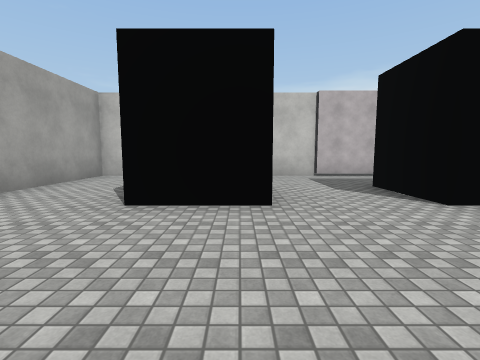
View 1 (above)

23 first-person views from a walk through a 3-D level made in the Unity game engine. The camera is 1.4 m above the floor, tilts 6° down and sees 85° across. The floor is counted in squares, 2 m on a side. Each view is taken from the middle of a square. On the plan, view 1 faces up. The plan holds only what a view shows up to about 9 squares ahead; the rest is blank. The place goes on beyond the plan. The player character is not drawn. Surface patterns are stand-ins for the level's own textures.

View 2
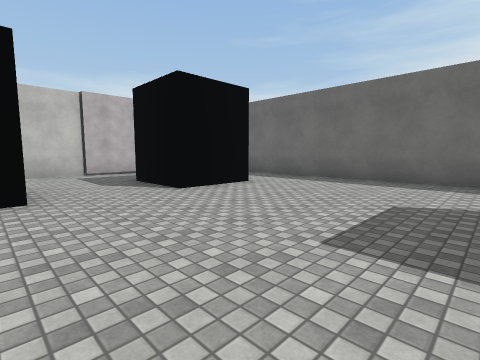

View 3
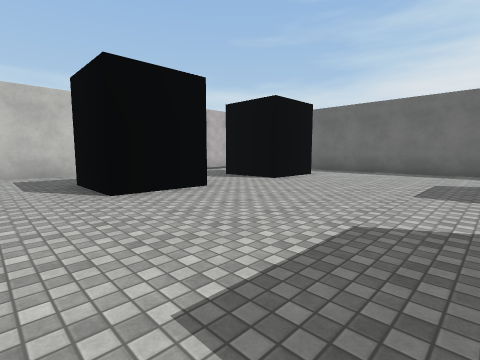

View 4
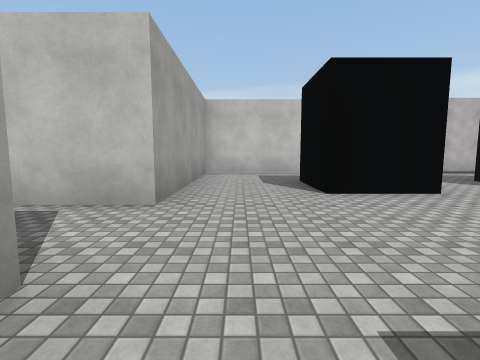

View 5
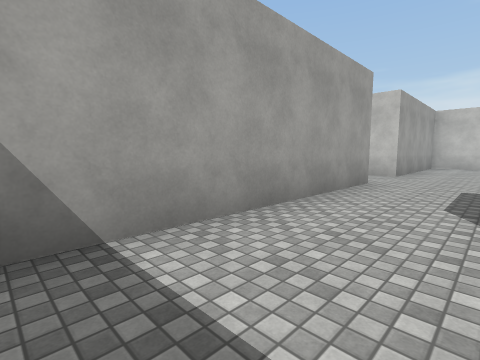

View 6
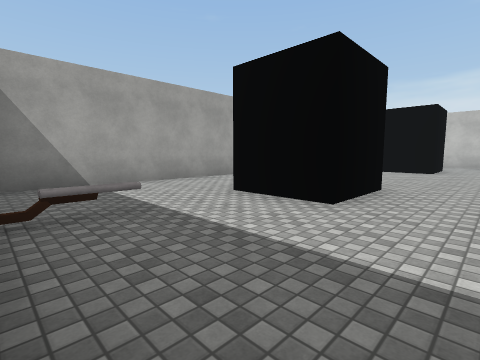

View 7
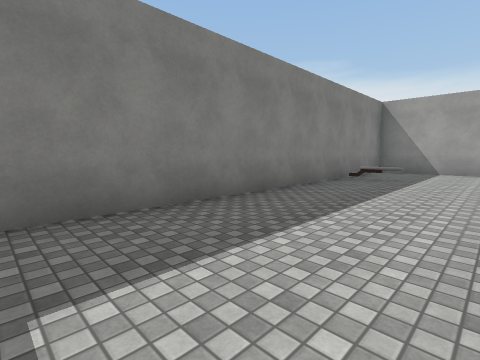

View 8
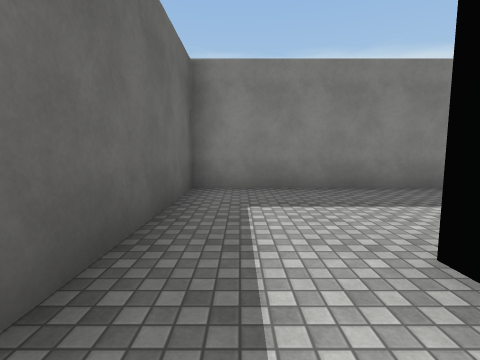

View 9
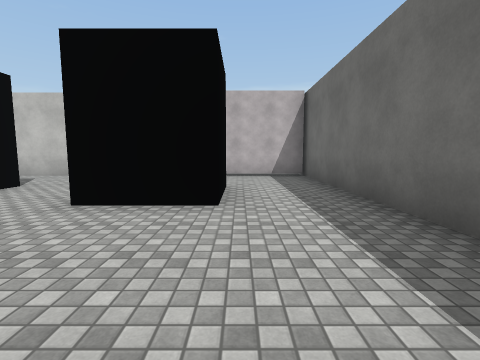

View 10
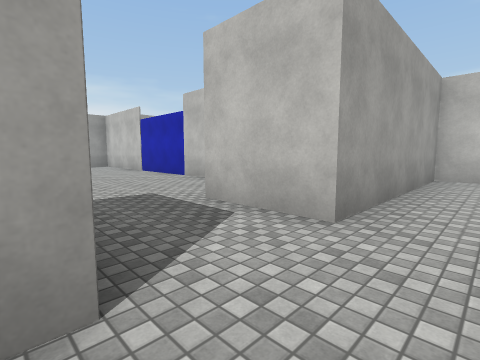

View 11
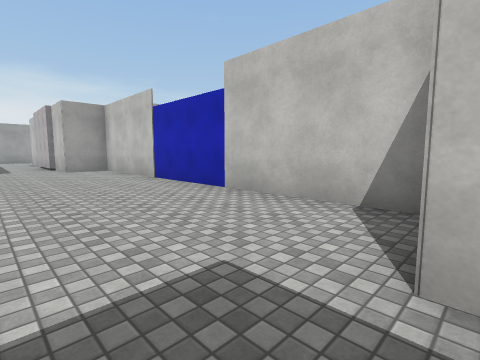

View 12
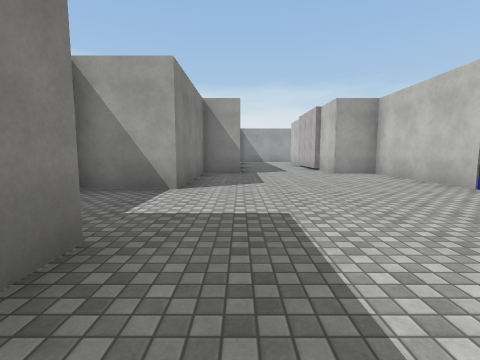

View 13
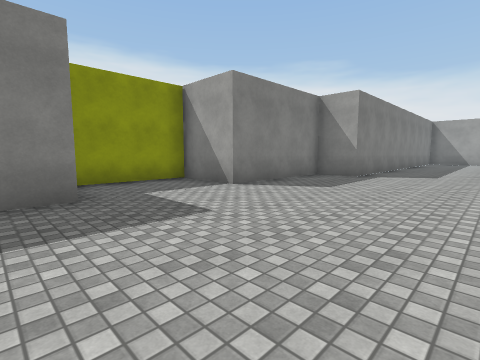

View 14
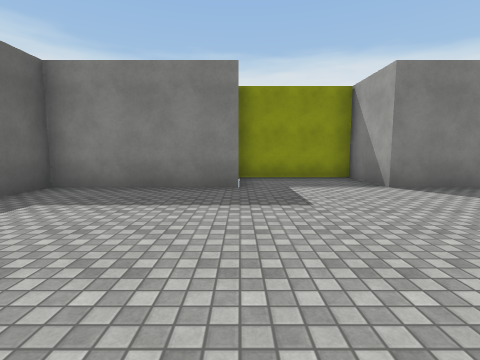

View 15
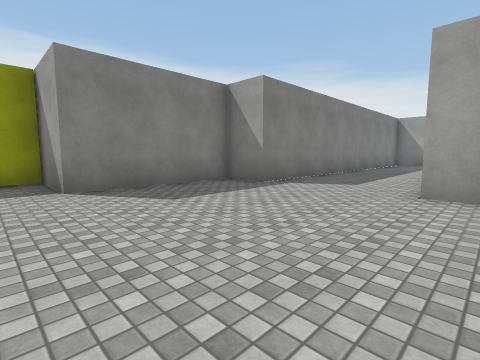

View 16
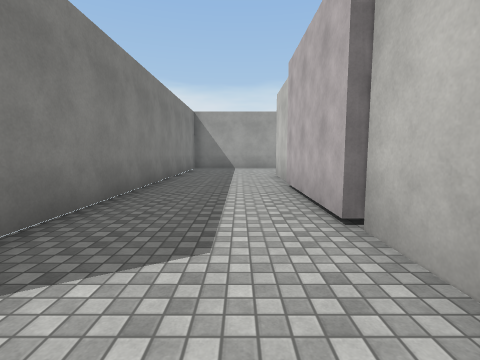

View 17
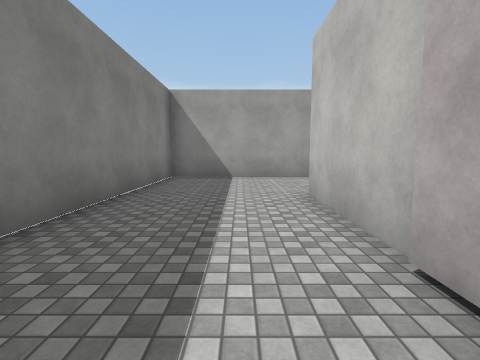

View 18
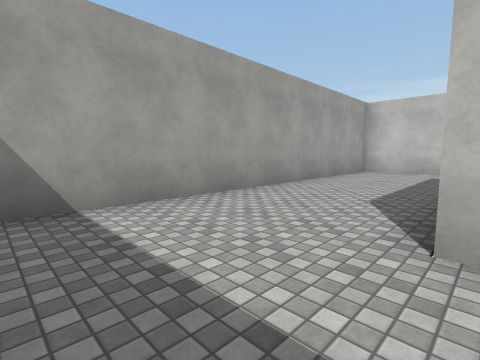

View 19
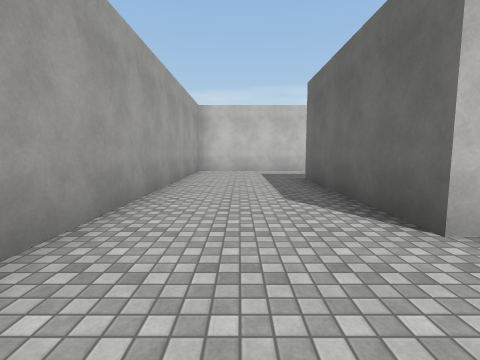

View 20
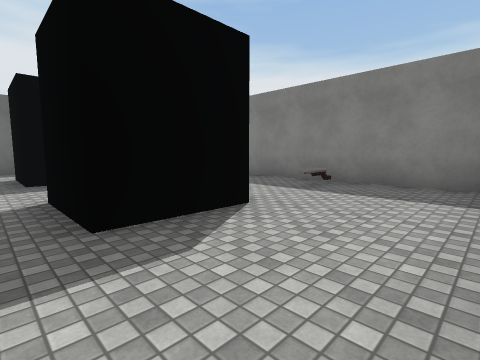

View 21
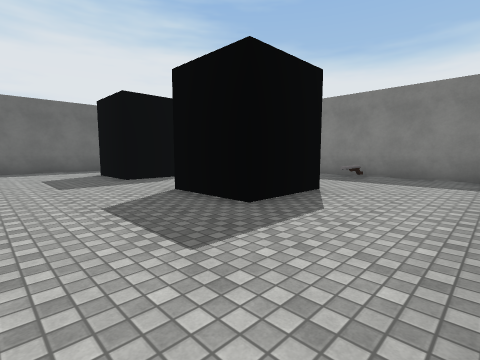

View 22
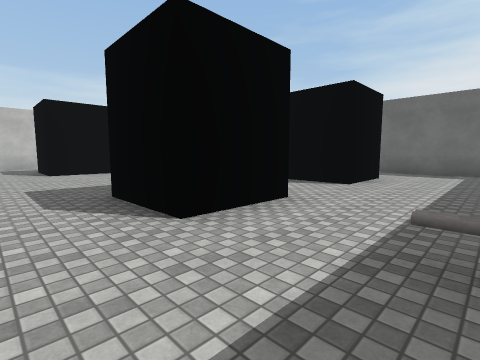

View 23
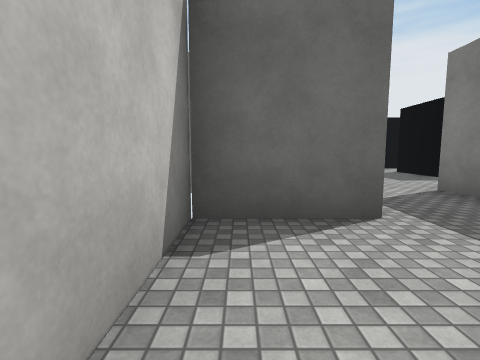

### Floor plan
Points are (right, up) in squares from view 1. A wall is a line through its corners. A room is listed if a view was taken in it or the views show most of it. See-through windows are left out.
Room 1 (views 1, 2, 3, 4, 5, 6, 7, 8, 9, 10, 20, 21, 22)
walls: (-1.6, -1.7) (0.1, -1.7); (0.4, 3.4) (-1.5, 3.4) (-1.5, 5.5); (4.8, -3.7) (2.8, -3.7) (2.8, -1.7) (4.8, -1.7); (4.8, 3.4) (2.8, 3.4); (-5.1, 0.3) (-4.1, 0.3) (-4.1, -6.8); (-3.8, -7.1) (6.9, -7.1) (6.9, 3.4); (-1.6, 7.9) (-4.1, 7.9) (-4.1, 2.5)
ways out: opening at (-5.5, 1.5) to room 2; opening at (-0.5, 6.5) to room 4; opening at (1.5, 4.5) to room 4; opening at (5.5, 4.5) to room 5
objects: other object (-1, -6)
Room 2 (views 11, 12, 13, 14, 15, 16, 23)
walls: (-10, -1.2) (-6.3, -1.2) (-6.3, 0); (-13, -3.1) (-9.9, -3.1); (-18.4, 0) (-16.7, 0) (-16.7, -1.2) (-13, -1.2) (-13, -3.4); (-4.1, 2.5) (-6.3, 2.5) (-6.3, 4.5) (-16.7, 4.5) (-16.7, 3.1) (-18.4, 3.1)
ways out: opening at (-5.5, 1.5) to room 1; opening at (-19, 1.5) to room 3
Room 3 (views 17, 18, 19)
walls: (-21.6, 3.1) (-24.3, 3.1) (-24.3, 7.9); (-18.4, 3) (-21.5, 3); (-27.5, 10.2) (-27.5, 0) (-18.4, 0)
ways out: opening at (-19, 1.5) to room 2
Room 4 (no view inside)
walls: (0.4, 5.5) (0.4, 3.4); (2.8, 3.4) (2.8, 5.5); (4.4, 7.9) (-1.6, 7.9)
ways out: opening at (-0.5, 6.5) to room 1; opening at (1.5, 4.5) to room 1; opening at (3.5, 6.5) to room 5
Room 5 (no view inside)
walls: (6.9, 3.4) (6.9, 7.9) (4.4, 7.9)
ways out: opening at (5.5, 4.5) to room 1; opening at (3.5, 6.5) to room 4

Where each view was taken, in squares from view 1:
view 1: 0 up, 0 right, facing up
view 2: 1 down, 0 right, facing up-right
view 3: 1 down, 3 left, facing up-right
view 4: 1 down, 3 left, facing up
view 5: 6 down, 2 left, facing up-left
view 6: 7 down, 2 right, facing up-left
view 7: 4 down, 6 right, facing down-left
view 8: 2 down, 6 right, facing down
view 9: 0 up, 5 right, facing up
view 10: 0 up, 3 left, facing up-left
view 11: 1 up, 6 left, facing up-left
view 12: 0 up, 8 left, facing left
view 13: 3 up, 9 left, facing down-left
view 14: 4 up, 10 left, facing down
view 15: 4 up, 12 left, facing down-left
view 16: 2 up, 16 left, facing left
view 17: 2 up, 20 left, facing left
view 18: 1 up, 24 left, facing up-left
view 19: 1 up, 26 left, facing up
view 20: 1 down, 4 left, facing down-right
view 21: 1 up, 4 left, facing down-right
view 22: 6 down, 3 left, facing up-right
view 23: 4 up, 9 left, facing right
